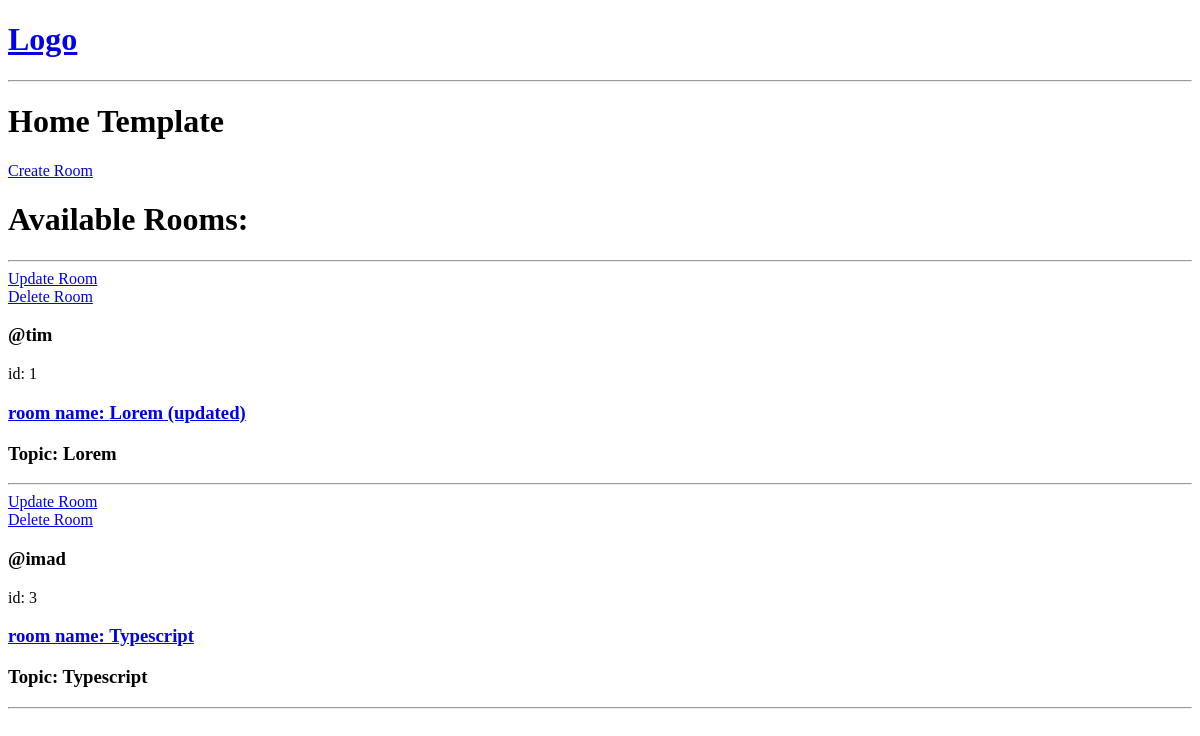
Before: / with the older database file.
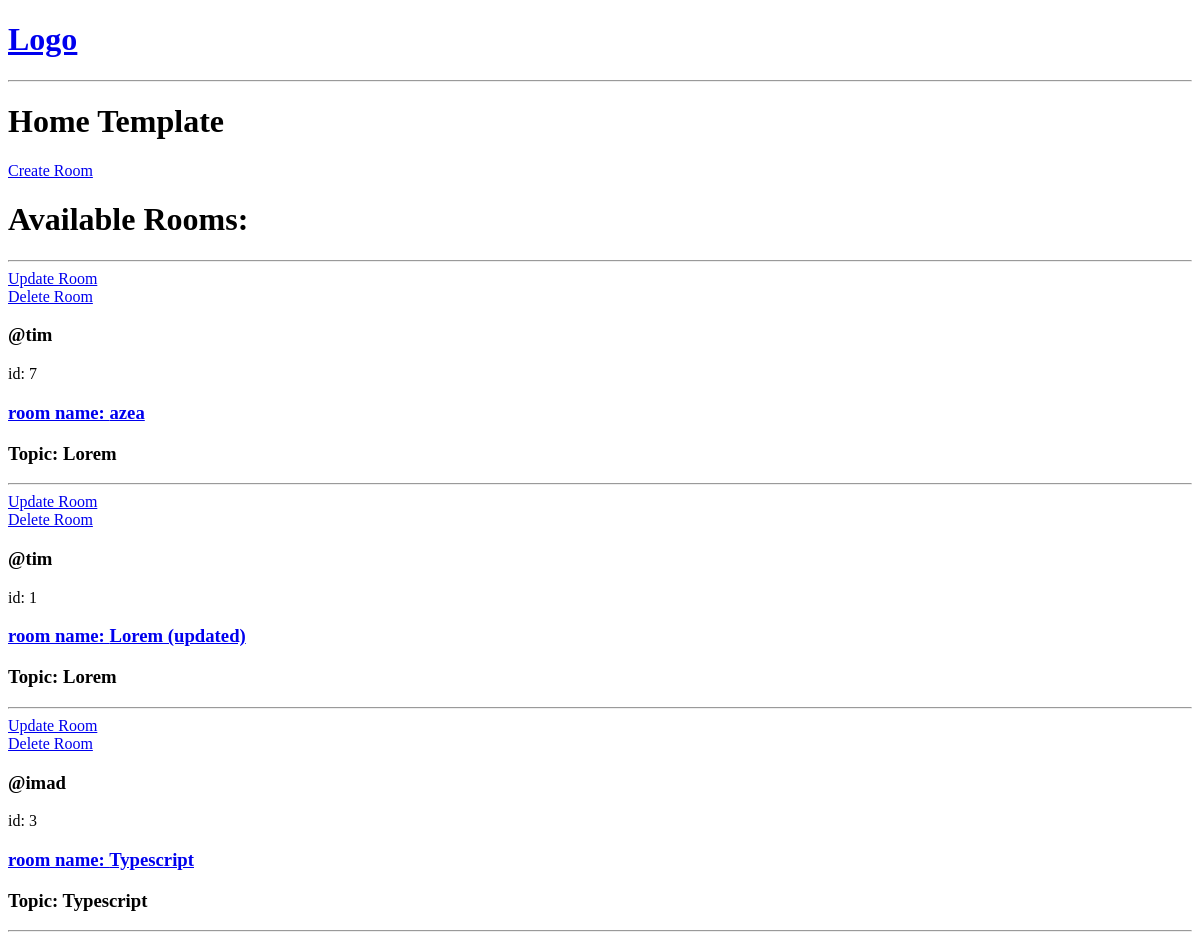
After: the same page with the newer database file.
### base/models.py (models this page shows, shortened)
class Room(models.Model):
    host = models.ForeignKey(User, on_delete=models.SET_NULL, null=True, blank=True)
    topic = models.ForeignKey(Topic, on_delete=models.SET_NULL, null=True, blank=True)
    name = models.CharField(max_length=200)
    description = models.TextField(null=True, blank=True)
    updated = models.DateTimeField(auto_now=True)
    created = models.DateTimeField(auto_now_add=True)
    class Meta:
        ordering = ["-updated", "-created"]

class Topic(models.Model):
    name = models.CharField(max_length=200)

### base/views.py (the view)
# urls.py: path("", views.home, name="home"),
def home(request):
    rooms = Room.objects.all()
    context = {"rooms": rooms}
    return render(request, "base/home.html", context)

### base/templates/base/home.html
<!DOCTYPE html>
{% extends 'main.html'%} {% block content %}
<h1>Home Template</h1>
<div>
  <a href="{% url 'create-room' %}">Create Room</a>
  <h1>Available Rooms:</h1>
  <hr />
  {% for room in rooms %}
  <div>
    <a href="{% url 'update-room' room.id %}">Update Room</a><br />
    <a href="{% url 'delete-room' room.id %}">Delete Room</a><br />
    <h3>@{{room.host.username}}</h3>
    <p>id: {{ room.id }}</p>
    <a href="{% url 'room' room.id %}"><h3>room name: {{ room.name }}</h3></a>
    <h3>Topic: {{room.topic.name}}</h3>
    <hr />
  </div>
  {% endfor %}
</div>
{% endblock %}

Changed rows visible on the page:
added Room: host.username "tim", id "7", name "azea", topic.name "Lorem"
